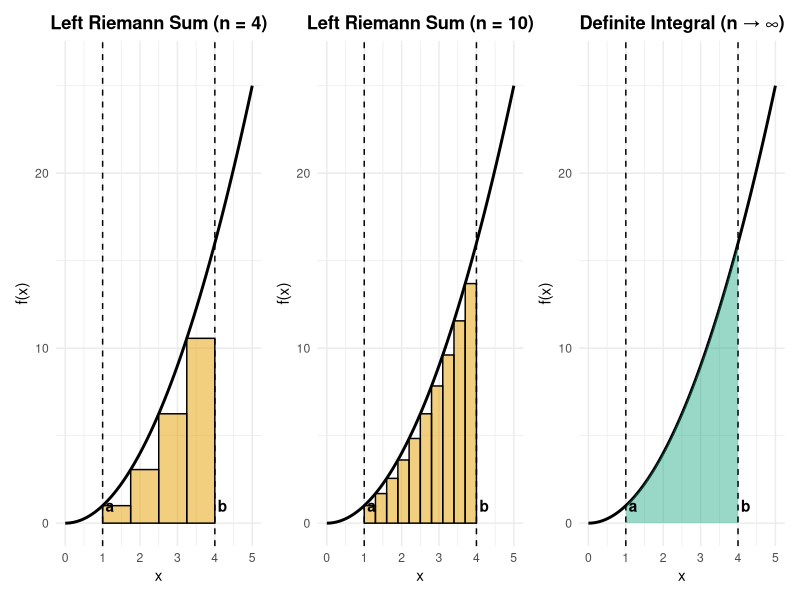
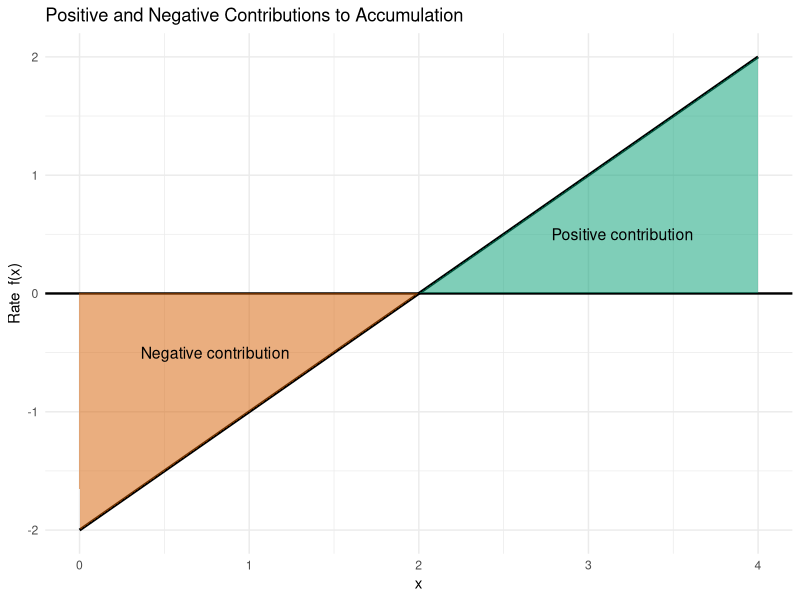
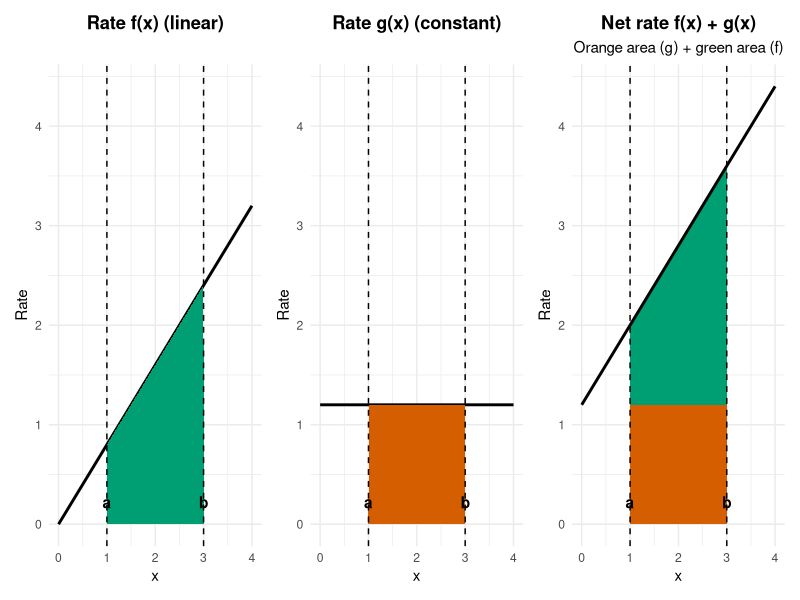
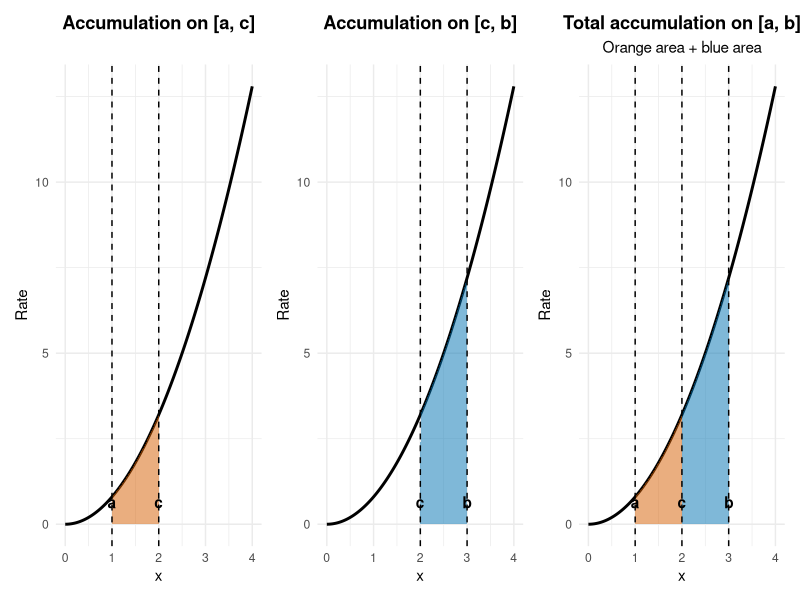
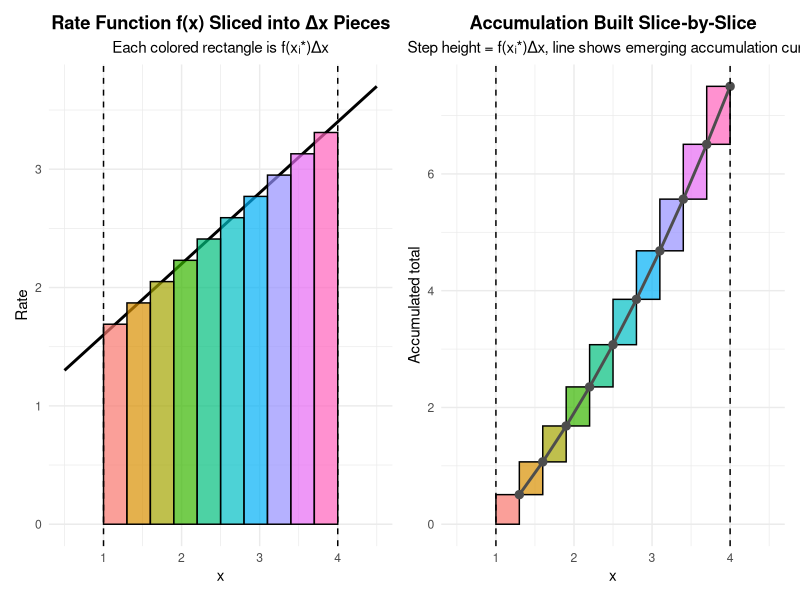
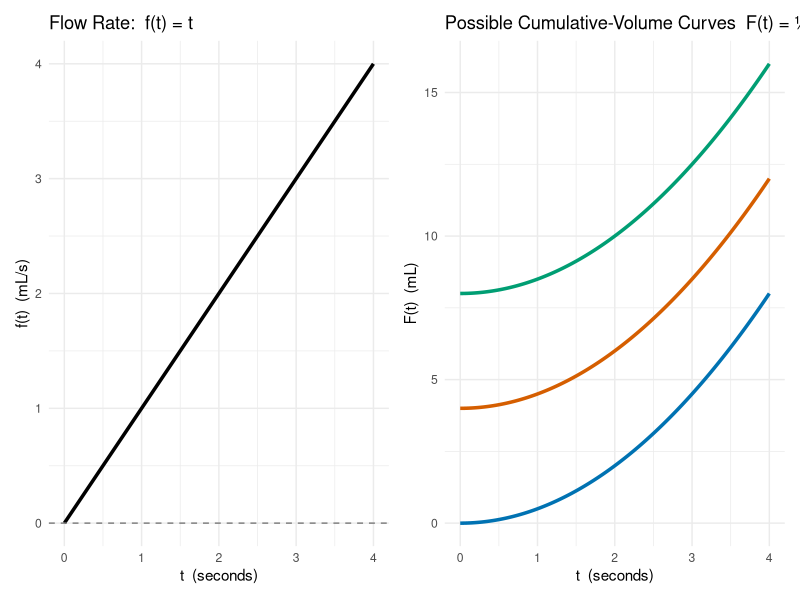
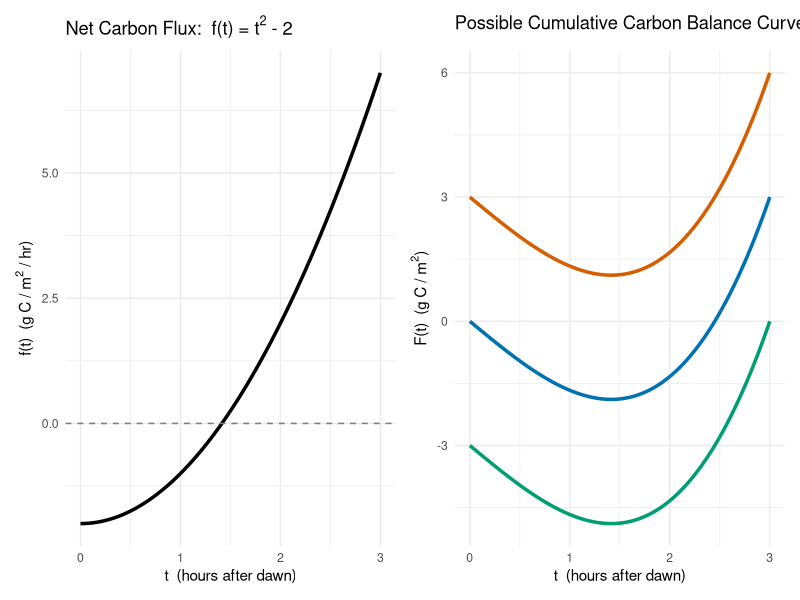
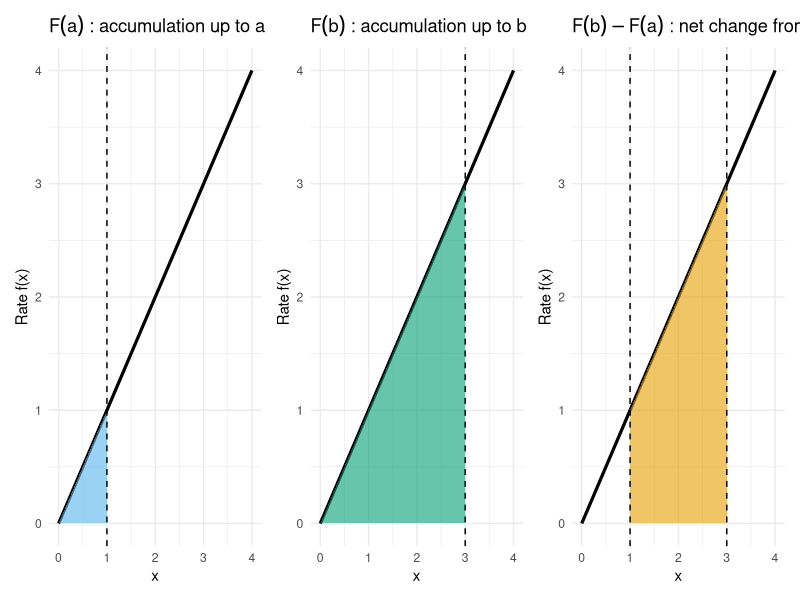

The R source for these figures, in order:
## ---- chunk 1

library(ggplot2)
library(patchwork)

# Define the function
f <- function(x) x^2

# Accumulation interval
a <- 1
b <- 4

# Full plotting domain
x_plot <- seq(0, 5, length.out = 500)
curve_df <- data.frame(x = x_plot, y = f(x_plot))

# Helper function for left Riemann sum plots
make_left_plot <- function(n, title_text) {
  
  dx <- (b - a) / n
  x_left <- seq(a, b - dx, by = dx)
  
  rects <- data.frame(
    x0 = x_left,
    x1 = x_left + dx,
    height = f(x_left)
  )
  
  ggplot(curve_df, aes(x = x, y = y)) +
    geom_line(linewidth = 1) +
    geom_rect(
      data = rects,
      aes(xmin = x0, xmax = x1, ymin = 0, ymax = height),
      inherit.aes = FALSE,
      fill = "#E69F00",
      alpha = 0.5,
      color = "black"
    ) +
    geom_vline(xintercept = c(a, b), linetype = "dashed") +
    annotate("text", x = a+0.2, y = 1, label = "a", fontface = "bold") +
    annotate("text", x = b+0.2, y = 1, label = "b", fontface = "bold") +
    labs(
      title = title_text,
      x = "x",
      y = "f(x)"
    ) +
    coord_cartesian(xlim = c(0, 5),
                    ylim = c(0, max(curve_df$y) * 1.05)) +
    theme_minimal() +
    theme(
      plot.title = element_text(face = "bold", hjust = 0.5)
    )
}

# Panel 1: n = 4
p1 <- make_left_plot(4, "Left Riemann Sum (n = 4)")

# Panel 2: n = 10
p2 <- make_left_plot(10, "Left Riemann Sum (n = 10)")

# Panel 3: Definite integral (shade ONLY between a and b)
p3 <- ggplot(curve_df, aes(x = x, y = y)) +
  geom_line(linewidth = 1) +
  geom_area(
    data = subset(curve_df, x >= a & x <= b),
    aes(x = x, y = y),
    fill = "#009E73",
    alpha = 0.4
  ) +
  geom_vline(xintercept = c(a, b), linetype = "dashed") +
  annotate("text", x = a+.2, y = 1, label = "a", fontface = "bold") +
  annotate("text", x = b+.2, y = 1, label = "b", fontface = "bold") +
  labs(
    title = "Definite Integral (n → ∞)",
    x = "x",
    y = "f(x)"
  ) +
  coord_cartesian(xlim = c(0, 5),
                  ylim = c(0, max(curve_df$y) * 1.05)) +
  theme_minimal() +
  theme(
    plot.title = element_text(face = "bold", hjust = 0.5)
  )

# Combine panels
p1 | p2 | p3

## ---- chunk 2

library(ggplot2)

# Function
f_fun <- function(x) x - 2

# Interval
a <- 0
b <- 4

# Curve
x_vals <- seq(a, b, length.out = 400)
df <- data.frame(x = x_vals, y = f_fun(x_vals))

# Positive and negative regions
df_pos <- subset(df, y >= 0)
df_neg <- subset(df, y < 0)

ggplot(df, aes(x = x, y = y)) +
  geom_hline(yintercept = 0, linewidth = 0.8) +
  geom_line(linewidth = 1) +
  geom_area(
    data = df_pos,
    aes(x = x, y = y),
    fill = "#009E73",
    alpha = 0.5
  ) +
  geom_area(
    data = df_neg,
    aes(x = x, y = y),
    fill = "#D55E00",
    alpha = 0.5
  ) +
  annotate("text", x = 0.8, y = -0.5, label = "Negative contribution", size = 4) +
  annotate("text", x = 3.2, y = 0.5, label = "Positive contribution", size = 4) +
  labs(
    title = "Positive and Negative Contributions to Accumulation",
    x = "x",
    y = "Rate  f(x)"
  ) +
  theme_minimal()

## ---- chunk 3

library(ggplot2)
library(patchwork)

# Define functions
f <- function(x) 0.8 * x
g <- function(x) 1.2

# Integration interval
a <- 1
b <- 3

# X domain
x_plot <- seq(0, 4, length.out = 500)

# Data
df_f <- data.frame(x = x_plot, y = f(x_plot))
df_g <- data.frame(x = x_plot, y = g(x_plot))
df_sum <- data.frame(
  x = x_plot,
  f = f(x_plot),
  g = g(x_plot),
  sum = f(x_plot) + g(x_plot)
)

# Common y-axis limit
y_max <- max(df_sum$sum)

# Panel 1: f(x)
p1 <- ggplot(df_f, aes(x = x, y = y)) +
  geom_line(linewidth = 1) +
  geom_area(
    data = subset(df_f, x >= a & x <= b),
    fill = "#009E73"
  ) +
  geom_vline(xintercept = c(a, b), linetype = "dashed") +
  scale_x_continuous(limits = c(0, 4)) +
  scale_y_continuous(limits = c(0, y_max)) +
  annotate("text", x = a, y = 0.05 * y_max, label = "a", fontface = "bold") +
  annotate("text", x = b, y = 0.05 * y_max, label = "b", fontface = "bold") +
  labs(title = "Rate f(x) (linear)", x = "x", y = "Rate") +
  theme_minimal() +
  theme(plot.title = element_text(face = "bold", hjust = 0.5))

# Panel 2: g(x)
p2 <- ggplot(df_g, aes(x = x, y = y)) +
  geom_line(linewidth = 1) +
  geom_area(
    data = subset(df_g, x >= a & x <= b),
    fill = "#D55E00"
  ) +
  geom_vline(xintercept = c(a, b), linetype = "dashed") +
  scale_x_continuous(limits = c(0, 4)) +
  scale_y_continuous(limits = c(0, y_max)) +
  annotate("text", x = a, y = 0.05 * y_max, label = "a", fontface = "bold") +
  annotate("text", x = b, y = 0.05 * y_max, label = "b", fontface = "bold") +
  labs(title = "Rate g(x) (constant)", x = "x", y = "Rate") +
  theme_minimal() +
  theme(plot.title = element_text(face = "bold", hjust = 0.5))

# Panel 3: f(x) + g(x) with visible stacking
p3 <- ggplot(df_sum, aes(x = x)) +
  # g(x): bottom layer
  geom_area(
    data = subset(df_sum, x >= a & x <= b),
    aes(y = g),
    fill = "#D55E00"
  ) +
  # f(x): stacked on top of g(x)
  geom_ribbon(
    data = subset(df_sum, x >= a & x <= b),
    aes(ymin = g, ymax = g + f),
    fill = "#009E73"
  ) +
  geom_line(aes(y = sum), linewidth = 1, color = "black") +
  geom_vline(xintercept = c(a, b), linetype = "dashed") +
  scale_x_continuous(limits = c(0, 4)) +
  scale_y_continuous(limits = c(0, y_max)) +
  annotate("text", x = a, y = 0.05 * y_max, label = "a", fontface = "bold") +
  annotate("text", x = b, y = 0.05 * y_max, label = "b", fontface = "bold") +
  labs(
    title = "Net rate f(x) + g(x)",
    subtitle = "Orange area (g) + green area (f)",
    x = "x",
    y = "Rate"
  ) +
  theme_minimal() +
  theme(
    plot.title = element_text(face = "bold", hjust = 0.5),
    plot.subtitle = element_text(hjust = 0.5)
  )

# Combine panels
p1 | p2 | p3



## ---- chunk 4

library(ggplot2)
library(patchwork)

# Function
f <- function(x) 0.8 * x^2

# Interval endpoints
a <- 1
c <- 2
b <- 3

# Plot domain
x_plot <- seq(0, 4, length.out = 500)

# Data
df <- data.frame(x = x_plot, y = f(x_plot))

# Common y-axis limit
y_max <- max(df$y)

# Panel 1: Integral over [a, c]
p1 <- ggplot(df, aes(x = x, y = y)) +
  geom_line(linewidth = 1) +
  geom_area(
    data = subset(df, x >= a & x <= c),
    fill = "#D55E00",
    alpha = 0.5
  ) +
  geom_vline(xintercept = c(a, c), linetype = "dashed") +
  scale_x_continuous(limits = c(0, 4)) +
  scale_y_continuous(limits = c(0, y_max)) +
  annotate("text", x = a, y = 0.05 * y_max, label = "a", fontface = "bold") +
  annotate("text", x = c, y = 0.05 * y_max, label = "c", fontface = "bold") +
  labs(
    title = "Accumulation on [a, c]",
    x = "x",
    y = "Rate"
  ) +
  theme_minimal() +
  theme(plot.title = element_text(face = "bold", hjust = 0.5))

# Panel 2: Integral over [c, b]
p2 <- ggplot(df, aes(x = x, y = y)) +
  geom_line(linewidth = 1) +
  geom_area(
    data = subset(df, x >= c & x <= b),
    fill = "#0072B2",
    alpha = 0.5
  ) +
  geom_vline(xintercept = c(c, b), linetype = "dashed") +
  scale_x_continuous(limits = c(0, 4)) +
  scale_y_continuous(limits = c(0, y_max)) +
  annotate("text", x = c, y = 0.05 * y_max, label = "c", fontface = "bold") +
  annotate("text", x = b, y = 0.05 * y_max, label = "b", fontface = "bold") +
  labs(
    title = "Accumulation on [c, b]",
    x = "x",
    y = "Rate"
  ) +
  theme_minimal() +
  theme(plot.title = element_text(face = "bold", hjust = 0.5))

# Panel 3: Integral over [a, b] (combined colors)
p3 <- ggplot(df, aes(x = x, y = y)) +
  geom_line(linewidth = 1) +
  geom_area(
    data = subset(df, x >= a & x <= c),
    fill = "#D55E00",
    alpha = 0.5
  ) +
  geom_area(
    data = subset(df, x >= c & x <= b),
    fill = "#0072B2",
    alpha = 0.5
  ) +
  geom_vline(xintercept = c(a, c, b), linetype = "dashed") +
  scale_x_continuous(limits = c(0, 4)) +
  scale_y_continuous(limits = c(0, y_max)) +
  annotate("text", x = a, y = 0.05 * y_max, label = "a", fontface = "bold") +
  annotate("text", x = c, y = 0.05 * y_max, label = "c", fontface = "bold") +
  annotate("text", x = b, y = 0.05 * y_max, label = "b", fontface = "bold") +
  labs(
    title = "Total accumulation on [a, b]",
    subtitle = "Orange area + blue area",
    x = "x",
    y = "Rate"
  ) +
  theme_minimal() +
  theme(
    plot.title = element_text(face = "bold", hjust = 0.5),
    plot.subtitle = element_text(hjust = 0.5)
  )

# Combine panels
p1 | p2 | p3

## ---- chunk 5

library(ggplot2)
library(patchwork)
library(scales)

# Define the rate function
f <- function(x) 0.6 * x + 1

# Interval
a <- 1
b <- 4
n <- 10
dx <- (b - a) / n

# Partition
x_left  <- seq(a, b - dx, by = dx)
x_right <- x_left + dx
x_mid   <- (x_left + x_right) / 2

# Colors
slice_cols <- hue_pal()(n)

# ---------------- Panel 1: Rate with colored slices ----------------
curve_x <- seq(a - 0.5, b + 0.5, length.out = 500)
curve_df <- data.frame(x = curve_x, y = f(curve_x))

rect_df <- data.frame(
  x0 = x_left,
  x1 = x_right,
  height = f(x_mid),
  slice = factor(1:n)
)

p_rate <- ggplot(curve_df, aes(x = x, y = y)) +
  geom_line(linewidth = 1) +
  geom_rect(
    data = rect_df,
    aes(xmin = x0, xmax = x1, ymin = 0, ymax = height, fill = slice),
    inherit.aes = FALSE,
    color = "black",
    alpha = 0.7
  ) +
  geom_vline(xintercept = c(a, b), linetype = "dashed") +
  scale_fill_manual(values = slice_cols) +
  scale_x_continuous(limits = c(a - 0.5, b + 0.5)) +
  labs(
    title = "Rate Function f(x) Sliced into Δx Pieces",
    subtitle = "Each colored rectangle is f(xᵢ*)Δx",
    x = "x",
    y = "Rate"
  ) +
  theme_minimal() +
  theme(
    legend.position = "none",
    plot.title = element_text(face = "bold", hjust = 0.5),
    plot.subtitle = element_text(hjust = 0.5)
  )

# ---------------- Panel 2: Accumulation as step function ----------------
acc_df <- data.frame(
  slice = factor(1:n),
  x_left = x_left,
  x_right = x_right,
  x_mid = x_mid,
  contribution = f(x_mid) * dx,
  color = slice_cols
)

acc_df$A_top <- cumsum(acc_df$contribution)
acc_df$A_bottom <- c(0, head(acc_df$A_top, -1))

# Data for connecting tops
top_points <- data.frame(
  x = acc_df$x_right,
  y = acc_df$A_top
)

p_acc <- ggplot() +
  # Step rectangles
  geom_rect(
    data = acc_df,
    aes(
      xmin = x_left,
      xmax = x_right,
      ymin = A_bottom,
      ymax = A_top,
      fill = slice
    ),
    color = "black",
    alpha = 0.7
  ) +
  # Connect tops with a line
  geom_line(
    data = top_points,
    aes(x = x, y = y),
    linewidth = 1,
    color = "grey30"
  ) +
  geom_point(
    data = top_points,
    aes(x = x, y = y),
    size = 2.5,
    color = "grey30"
  ) +
  geom_vline(xintercept = c(a, b), linetype = "dashed") +
  scale_fill_manual(values = slice_cols) +
  scale_x_continuous(limits = c(a - 0.5, b + 0.5)) +
  labs(
    title = "Accumulation Built Slice-by-Slice",
    subtitle = "Step height = f(xᵢ*)Δx, line shows emerging accumulation curve",
    x = "x",
    y = "Accumulated total"
  ) +
  theme_minimal() +
  theme(
    legend.position = "none",
    plot.title = element_text(face = "bold", hjust = 0.5),
    plot.subtitle = element_text(hjust = 0.5)
  )

# Combine panels
p_rate | p_acc



## ---- chunk 6

library(ggplot2)
library(patchwork)

# Domain: time in seconds
t <- seq(0, 4, length.out = 400)

# Rate function: linear flow rate
f <- t

# Antiderivatives (volume in beaker) with different starting volumes
F0 <- 0.5 * t^2          # beaker empty at the start
F1 <- 0.5 * t^2 + 4      # 4 mL already in the beaker
F2 <- 0.5 * t^2 + 8      # 8 mL already in the beaker

# Data frames
df_rate <- data.frame(t = t, y = f)

df_anti <- data.frame(
  t = t,
  Base = F0,
  ShiftUp1 = F1,
  ShiftUp2 = F2
)

# Left panel: rate
p_rate <- ggplot(df_rate, aes(x = t, y = y)) +
  geom_line(linewidth = 1.2) +
  geom_hline(yintercept = 0, linetype = "dashed", color = "gray50") +
  labs(
    title = "Flow Rate:  f(t) = t",
    x = "t  (seconds)",
    y = "f(t)  (mL/s)"
  ) +
  theme_minimal()

# Right panel: antiderivatives (cumulative volume)
p_anti <- ggplot(df_anti, aes(x = t)) +
  geom_line(aes(y = Base),     linewidth = 1.2, color = "#0072B2") +
  geom_line(aes(y = ShiftUp1), linewidth = 1.2, color = "#D55E00") +
  geom_line(aes(y = ShiftUp2), linewidth = 1.2, color = "#009E73") +
  labs(
    title = "Possible Cumulative-Volume Curves  F(t) = ½t² + C",
    x = "t  (seconds)",
    y = "F(t)  (mL)"
  ) +
  theme_minimal()

# Combine panels
p_rate | p_anti

## ---- chunk 7

library(ggplot2)
library(patchwork)

# Domain: hours after dawn
t <- seq(0, 3, length.out = 400)

# Rate function: net carbon flux (g C/m^2/hr)
f <- t^2 - 2

# Antiderivatives (cumulative carbon balance) with different starting values
F0 <- (1/3) * t^3 - 2 * t          # started at zero
F1 <- (1/3) * t^3 - 2 * t + 3      # offset upward
F2 <- (1/3) * t^3 - 2 * t - 3      # offset downward

# Data frames
df_rate <- data.frame(t = t, y = f)

df_anti <- data.frame(
  t = t,
  Base = F0,
  ShiftUp = F1,
  ShiftDown = F2
)

# Left panel: rate
p_rate <- ggplot(df_rate, aes(x = t, y = y)) +
  geom_line(linewidth = 1.2) +
  geom_hline(yintercept = 0, linetype = "dashed", color = "gray50") +
  labs(
    title = expression("Net Carbon Flux:  f(t) = t"^2*" - 2"),
    x = "t  (hours after dawn)",
    y = expression("f(t)  (g C / m"^2*" / hr)")
  ) +
  theme_minimal()

# Right panel: antiderivatives (cumulative carbon balance)
p_anti <- ggplot(df_anti, aes(x = t)) +
  geom_line(aes(y = Base),      linewidth = 1.2, color = "#0072B2") +
  geom_line(aes(y = ShiftUp),   linewidth = 1.2, color = "#D55E00") +
  geom_line(aes(y = ShiftDown), linewidth = 1.2, color = "#009E73") +
  labs(
    title = "Possible Cumulative Carbon Balance Curves  F(t) = ⅓t³ - 2t + C",
    x = "t  (hours after dawn)",
    y = expression("F(t)  (g C / m"^2*")")
  ) +
  theme_minimal()

# Combine panels
p_rate | p_anti

## ---- chunk 8

library(ggplot2)
library(patchwork)

# Define function and antiderivative
f <- function(x) x
F <- function(x) 0.5 * x^2

# Interval
a <- 1
b <- 3

# Domain
x <- seq(0, 4, length.out = 400)

df <- data.frame(
  x = x,
  rate = f(x),
  accumulation = F(x)
)

# Panel 1: Accumulation up to a (area under the rate from 0 to a)
p1 <- ggplot(df, aes(x = x, y = rate)) +
  geom_line(linewidth = 1.1) +
  geom_area(
    data = subset(df, x <= a),
    aes(x = x, y = rate),
    fill = "#56B4E9",
    alpha = 0.6
  ) +
  geom_vline(xintercept = a, linetype = "dashed") +
  labs(
    title = expression(F(a)~": accumulation up to a"),
    x = "x",
    y = "Rate f(x)"
  ) +
  theme_minimal()

# Panel 2: Accumulation up to b (area under the rate from 0 to b)
p2 <- ggplot(df, aes(x = x, y = rate)) +
  geom_line(linewidth = 1.1) +
  geom_area(
    data = subset(df, x <= b),
    aes(x = x, y = rate),
    fill = "#009E73",
    alpha = 0.6
  ) +
  geom_vline(xintercept = b, linetype = "dashed") +
  labs(
    title = expression(F(b)~": accumulation up to b"),
    x = "x",
    y = "Rate f(x)"
  ) +
  theme_minimal()

# Panel 3: Net change from a to b (area under the rate from a to b)
p3 <- ggplot(df, aes(x = x, y = rate)) +
  geom_line(linewidth = 1.1) +
  geom_area(
    data = subset(df, x >= a & x <= b),
    aes(x = x, y = rate),
    fill = "#E69F00",
    alpha = 0.6
  ) +
  geom_vline(xintercept = c(a, b), linetype = "dashed") +
  labs(
    title = expression(F(b)-F(a)~": net change from a to b"),
    x = "x",
    y = "Rate f(x)"
  ) +
  theme_minimal()

# Combine panels
p1 | p2 | p3
## ---- chunk 9

library(ggplot2)
library(patchwork)

# Define rate and antiderivative
f <- function(t) 3 * t^2        # rate (kg/hr)
F <- function(t) t^3            # accumulation (kg)

# Interval
a <- 1
b <- 4

# Domain for plotting
t <- seq(0, 4.5, length.out = 400)

df <- data.frame(
  t = t,
  rate = f(t),
  accumulation = F(t)
)

# Panel 1: Rate function with shaded area
p_rate <- ggplot(df, aes(x = t, y = rate)) +
  geom_line(linewidth = 1.2) +
  geom_area(
    data = subset(df, t >= a & t <= b),
    aes(x = t, y = rate),
    fill = "#56B4E9",
    alpha = 0.5
  ) +
  geom_vline(xintercept = c(a, b), linetype = "dashed") +
  labs(
    title = "Rate Function  f(t) = 3t²",
    x = "Time (hours)",
    y = "Rate (kg/hr)"
  ) +
  theme_minimal()

# Panel 2: Accumulation function with annotations and horizontal guides
p_acc <- ggplot(df, aes(x = t, y = accumulation)) +
  geom_line(linewidth = 1.2, color = "#009E73") +
  
  # Vertical guides
  geom_vline(xintercept = c(a, b), linetype = "dashed") +
  
  # Horizontal guides to y-axis
  geom_hline(yintercept = F(a), linetype = "dotted", color = "gray40") +
  geom_hline(yintercept = F(b), linetype = "dotted", color = "gray40") +
  
  # Points at a and b
  geom_point(aes(x = a, y = F(a)), size = 3) +
  geom_point(aes(x = b, y = F(b)), size = 3) +
  
  # Labels
  annotate(
    "text",
    x = 0,
    y = F(a)+5,
    label = expression(F(1))
  ) +
  annotate(
    "text",
    x = 0,
    y = F(b)+5,
    label = expression(F(4))
  ) +
  
  # Arrow showing difference
  annotate(
    "segment",
    x = b + 0.1,
    xend = b + 0.1,
    y = F(a),
    yend = F(b),
    arrow = arrow(length = unit(0.2, "cm"))
  ) +
  annotate(
    "text",
    x = 3,
    y = 10,
    label = expression(F(4) - F(1)),
    hjust = 0
  ) +
  
  labs(
    title = "Accumulation Function  F(t) = t³",
    x = "Time (hours)",
    y = "Accumulated Carbon (kg)"
  ) +
  theme_minimal()

# Combine panels
p_rate | p_acc
